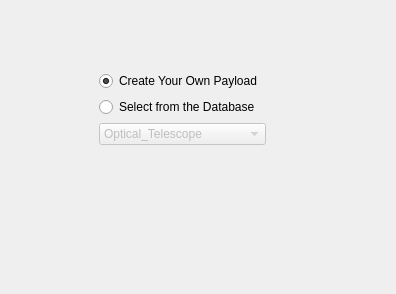
  <widget class="QWizardPage" name="wizardPage3c">
   <property name="title">
    <string>Payload Selection -3</string>
   </property>
   <property name="subTitle">
    <string>You can create your Payload from scratch or get the help of the database.</string>
   </property>
   <layout class="QGridLayout" name="gridLayout_21">
    <item row="0" column="1">
     <spacer name="verticalSpacer_10">
      <property name="orientation">
       <enum>Qt::Vertical</enum>
      </property>
      <property name="sizeType">
       <enum>QSizePolicy::Preferred</enum>
      </property>
      <property name="sizeHint" stdset="0">
       <size>
        <width>20</width>
        <height>60</height>
       </size>
      </property>
     </spacer>
    </item>
    <item row="1" column="0">
     <spacer name="horizontalSpacer_16">
      <property name="orientation">
       <enum>Qt::Horizontal</enum>
      </property>
      <property name="sizeType">
       <enum>QSizePolicy::Preferred</enum>
      </property>
      <property name="sizeHint" stdset="0">
       <size>
        <width>88</width>
        <height>20</height>
       </size>
      </property>
     </spacer>
    </item>
    <item row="1" column="1">
     <layout class="QGridLayout" name="gridLayout_9">
      <item row="0" column="0">
       <widget class="QRadioButton" name="NewPayloadRadioButton_3">
        <property name="text">
         <string>Create Your Own Payload </string>
        </property>
        <property name="checked">
         <bool>true</bool>
        </property>
       </widget>
      </item>
      <item row="1" column="0">
       <widget class="QRadioButton" name="DatabasePayloadRadioButton_3">
        <property name="text">
         <string>Select from the Database</string>
        </property>
       </widget>
      </item>
      <item row="2" column="0">
       <widget class="QComboBox" name="PayloadSetComboBox_3">
        <property name="enabled">
         <bool>false</bool>
        </property>
        <item>
         <property name="text">
          <string>Optical_Telescope</string>
         </property>
        </item>
        <item>
         <property name="text">
          <string>UV_Telescope</string>
         </property>
        </item>
        <item>
         <property name="text">
          <string>GammaRay_Telescope</string>
         </property>
        </item>
        <item>
         <property name="text">
          <string>SAR</string>
         </property>
        </item>
        <item>
         <property name="text">
          <string>Microwave_Radiometer</string>
         </property>
        </item>
        <item>
         <property name="text">
          <string>Ion_Mass_Spectrometer</string>
         </property>
        </item>
        <item>
         <property name="text">
          <string>Photometric_Imaging</string>
         </property>
        </item>
       </widget>
      </item>
     </layout>
    </item>
    <item row="1" column="2">
     <spacer name="horizontalSpacer_17">
      <property name="orientation">
       <enum>Qt::Horizontal</enum>
      </property>
      <property name="sizeType">
       <enum>QSizePolicy::MinimumExpanding</enum>
      </property>
      <property name="sizeHint" stdset="0">
       <size>
        <width>119</width>
        <height>20</height>
       </size>
      </property>
     </spacer>
    </item>
    <item row="2" column="1">
     <spacer name="verticalSpacer_11">
      <property name="orientation">
       <enum>Qt::Vertical</enum>
      </property>
      <property name="sizeType">
       <enum>QSizePolicy::MinimumExpanding</enum>
      </property>
      <property name="sizeHint" stdset="0">
       <size>
        <width>20</width>
        <height>138</height>
       </size>
      </property>
     </spacer>
    </item>
   </layout>
  </widget>
